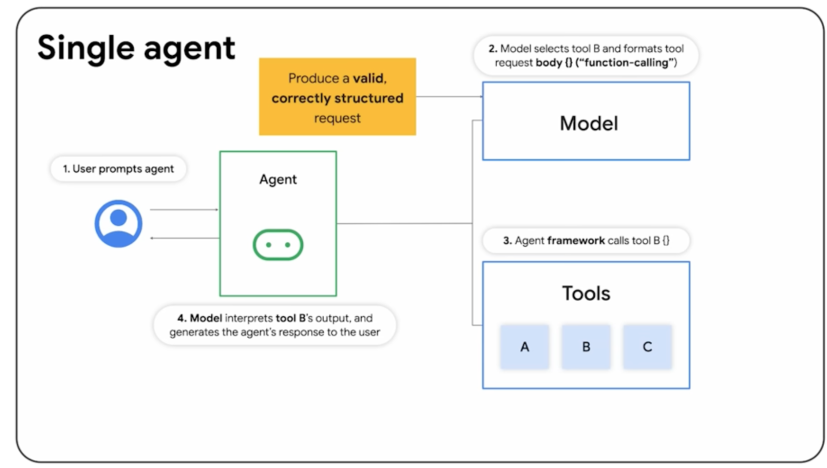
#> input picture projects/single-agent/sources/single-agent.png, 1654 x 936 px (shown at 1/2 size)
$ python contact_sheet.py --assets ../projects/single-agent/sources --out out.png
#> lines starting #> are read from the running program, lines starting #| are printed output that depends on the picture
#!/usr/bin/env python3
"""Build a contact sheet from Layer A asset PNGs (universal QA).

Usage:
  python3 scripts/contact_sheet.py \\
      --assets work/deck/assets --out work/deck/assets/_contact_sheet.png \\
      --cols 3 --pad 8 --label
"""
from __future__ import annotations

import argparse
import sys
from pathlib import Path

try:
    from PIL import Image, ImageDraw, ImageFont
except ImportError:
    print("ERROR: Pillow required")
    sys.exit(1)


def gather_pngs(assets: Path, glob: str = "*.png") -> list[Path]:
    files = sorted(
        p
        for p in assets.glob(glob)
        if p.is_file() and not p.name.startswith("_") and "_contact" not in p.name
    )
    return files


def contact_sheet(
    paths: list[Path],
    *,
    cols: int = 3,
    pad: int = 10,
    bg: str = "#F0F0F0",
    cell: int | None = None,
    label: bool = True,
) -> Image.Image:
#> called with cols = 3, pad = 10, bg = '#F0F0F0', label = True
    if not paths:
        raise ValueError("no PNGs to sheet")
    imgs = [Image.open(p).convert("RGBA") for p in paths]
#> imgs = 1 item
    # cell size = max side among thumbs (or fixed)
    if cell is None:
        cell = max(max(im.size) for im in imgs)
#> cell = 1654
    cell = max(cell, 32)
    rows = (len(imgs) + cols - 1) // cols
#> rows = 1
    label_h = 18 if label else 0
    W = cols * cell + (cols + 1) * pad
#> W = 5002
    H = rows * (cell + label_h) + (rows + 1) * pad
#> H = 1692
    sheet = Image.new("RGB", (W, H), bg)
#> sheet: PIL image 5002x1692 RGB; every value is 240
    dr = ImageDraw.Draw(sheet)
    try:
        font = ImageFont.load_default()
    except Exception:
        font = None
    for i, (path, im) in enumerate(zip(paths, imgs)):
        r, c = divmod(i, cols)
        # fit in cell
        scale = min(cell / im.width, cell / im.height, 1.0)
        tw, th = max(1, int(im.width * scale)), max(1, int(im.height * scale))
        thumb = im.resize((tw, th), Image.Resampling.LANCZOS)
        x0 = pad + c * (cell + pad)
        y0 = pad + r * (cell + label_h + pad)
        # checker / white tile behind
        tile = Image.new("RGBA", (cell, cell), (255, 255, 255, 255))
        ox, oy = (cell - tw) // 2, (cell - th) // 2
        tile.paste(thumb, (ox, oy), thumb)
        sheet.paste(tile.convert("RGB"), (x0, y0))
        if label:
            dr.text((x0, y0 + cell + 2), path.stem[:24], fill=(40, 40, 40), font=font)
#> this loop made 1 pass
#> (r, c, scale, tw, th, x0, y0, ox) on pass 1: (0, 0, 1, 1654, 936, 10, 10, 0)
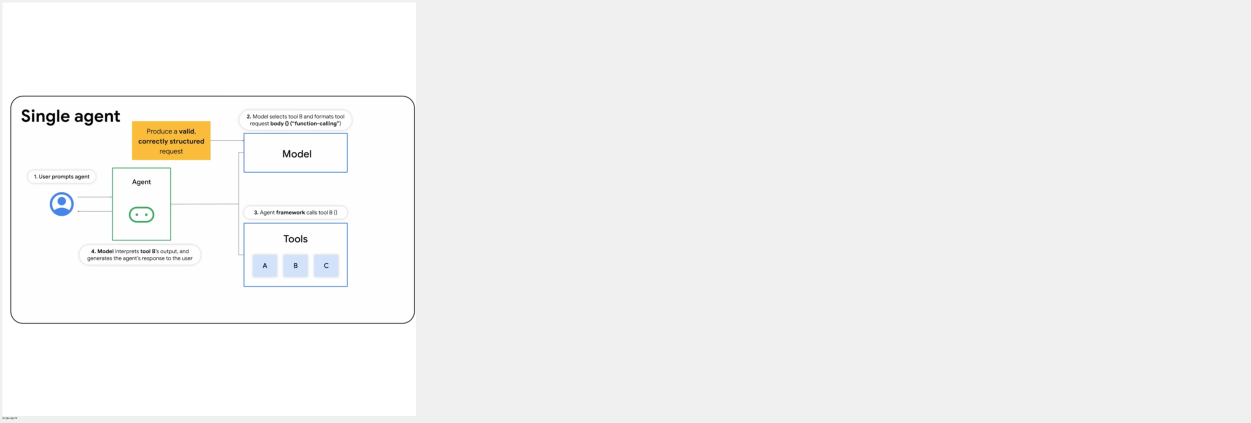
#> sheet: PIL image 5002x1692 RGB (shown at 1/4 size); mean R, G, B 242.9, 242.8, 242.2
#> thumb is the input picture: PIL image 1654x936 RGBA; mean R, G, B, A 244.3, 243.6, 240.7, 255
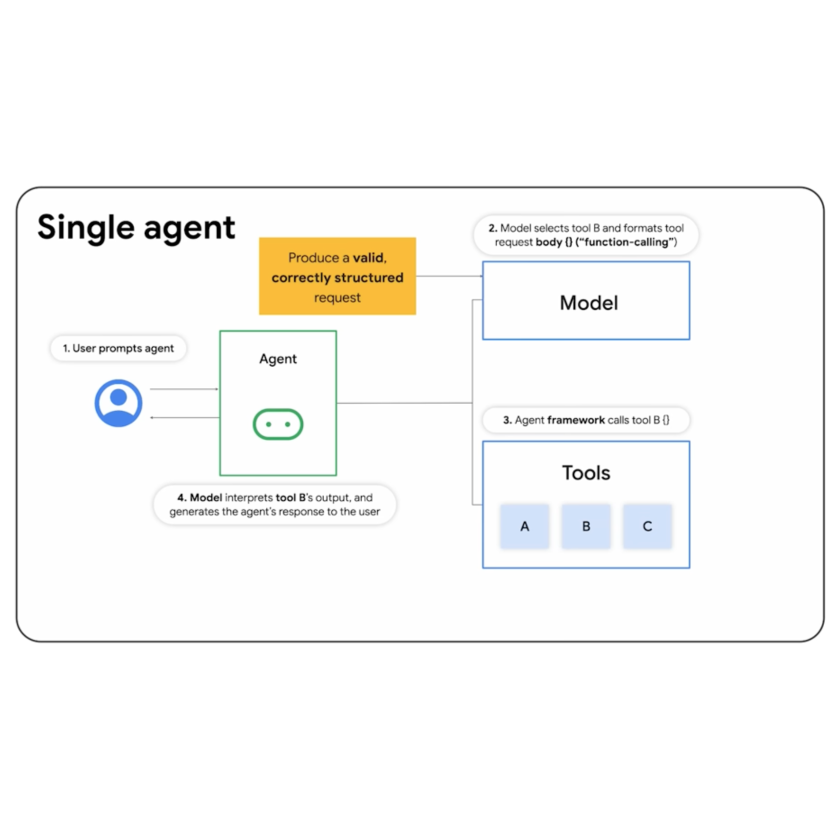
#> tile: PIL image 1654x1654 RGBA (shown at 1/2 size); mean R, G, B, A 248.9, 248.6, 246.9, 255
    return sheet


def main():
    ap = argparse.ArgumentParser(description=__doc__)
    ap.add_argument("--assets", required=True, help="folder of PNG crops")
    ap.add_argument("--out", required=True)
    ap.add_argument("--cols", type=int, default=3)
    ap.add_argument("--pad", type=int, default=10)
    ap.add_argument("--cell", type=int, default=0, help="cell size px (0=auto)")
    ap.add_argument("--label", action="store_true", default=True)
    ap.add_argument("--no-label", action="store_true")
    args = ap.parse_args()
    assets = Path(args.assets)
    paths = gather_pngs(assets)
    if not paths:
        print(f"ERROR: no PNGs in {assets}")
        sys.exit(1)
    sheet = contact_sheet(
        paths,
        cols=args.cols,
        pad=args.pad,
        cell=args.cell or None,
        label=not args.no_label,
    )
    out = Path(args.out)
    out.parent.mkdir(parents=True, exist_ok=True)
    sheet.save(out)
    print(f"contact sheet {len(paths)} assets → {out} ({sheet.size[0]}×{sheet.size[1]})")
#| contact sheet 1 assets → out.png (5002×1692)


if __name__ == "__main__":
    main()
